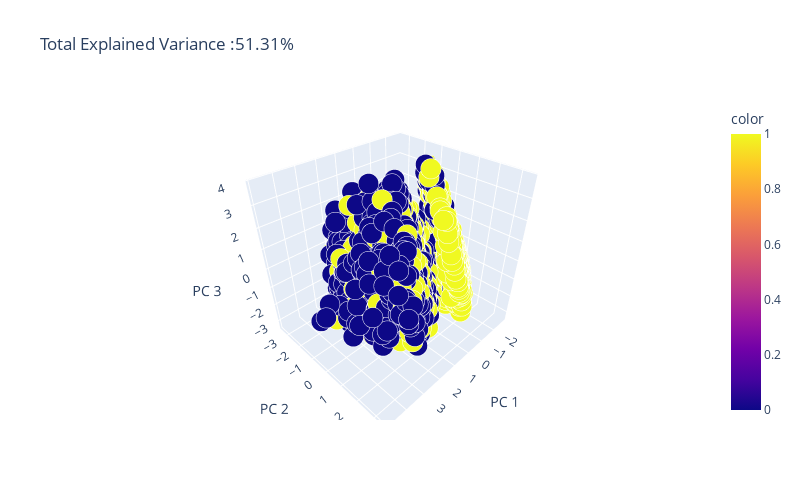

The notebook cell this image was saved under:
### Markdown cell above
#### PCA

### Code cell
pca = PCA(n_components=3)
components = pca.fit_transform(X)

total_var = pca.explained_variance_ratio_.sum()*100

fig = px.scatter_3d(components, x=0, y=1, z=2, color=y, size=0.1*np.ones(len(X)),
                    opacity=1, title=f'Total Explained Variance :{total_var:.2f}%',
                    labels={'0':'PC 1', '1':'PC 2', '2':'PC 3'},
                    width=800, height=500)
fig.show()

### Figure 1 — Plotly figure (JSON) as saved in the notebook; plotly's stock layout.template omitted (floating-point values rounded to 4 significant figures; data arrays with more than 128 entries replaced by an {"elided": "..."} marker saying what was removed)
{"data": [{"hovertemplate": "PC 1=%{x}<br>PC 2=%{y}<br>PC 3=%{z}<br>size=%{marker.size}<br>color=%{marker.color}<extra></extra>", "legendgroup": "", "marker": {"color": {"elided": "8693 int values"}, "coloraxis": "coloraxis", "opacity": 1, "size": {"elided": "8693 float values"}, "sizemode": "area", "sizeref": 0.00025, "symbol": "circle"}, "mode": "markers", "name": "", "scene": "scene", "showlegend": false, "type": "scatter3d", "x": {"elided": "8693 float values"}, "y": {"elided": "8693 float values"}, "z": {"elided": "8693 float values"}}], "layout": {"coloraxis": {"colorbar": {"title": {"text": "color"}}, "colorscale": [[0, "#0d0887"], [0.1111, "#46039f"], [0.2222, "#7201a8"], [0.3333, "#9c179e"], [0.4444, "#bd3786"], [0.5556, "#d8576b"], [0.6667, "#ed7953"], [0.7778, "#fb9f3a"], [0.8889, "#fdca26"], [1, "#f0f921"]]}, "height": 500, "legend": {"itemsizing": "constant", "tracegroupgap": 0}, "scene": {"domain": {"x": [0, 1], "y": [0, 1]}, "xaxis": {"title": {"text": "PC 1"}}, "yaxis": {"title": {"text": "PC 2"}}, "zaxis": {"title": {"text": "PC 3"}}}, "title": {"text": "Total Explained Variance :51.31%"}, "width": 800}}
